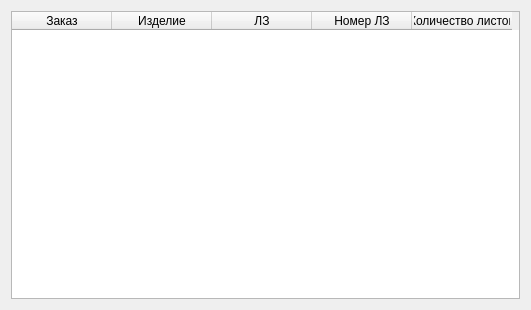
<?xml version="1.0" encoding="UTF-8"?>
<ui version="4.0">
 <class>Dialog</class>
 <widget class="QDialog" name="Dialog">
  <property name="geometry">
   <rect>
    <x>0</x>
    <y>0</y>
    <width>531</width>
    <height>310</height>
   </rect>
  </property>
  <property name="windowTitle">
   <string>Dialog</string>
  </property>
  <layout class="QHBoxLayout" name="horizontalLayout">
   <item>
    <widget class="QTableWidget" name="tableWidget">
     <column>
      <property name="text">
       <string>Заказ</string>
      </property>
     </column>
     <column>
      <property name="text">
       <string>Изделие</string>
      </property>
     </column>
     <column>
      <property name="text">
       <string>ЛЗ</string>
      </property>
     </column>
     <column>
      <property name="text">
       <string>Номер ЛЗ</string>
      </property>
     </column>
     <column>
      <property name="text">
       <string>Количество листов</string>
      </property>
     </column>
    </widget>
   </item>
  </layout>
 </widget>
 <resources/>
 <connections/>
</ui>
